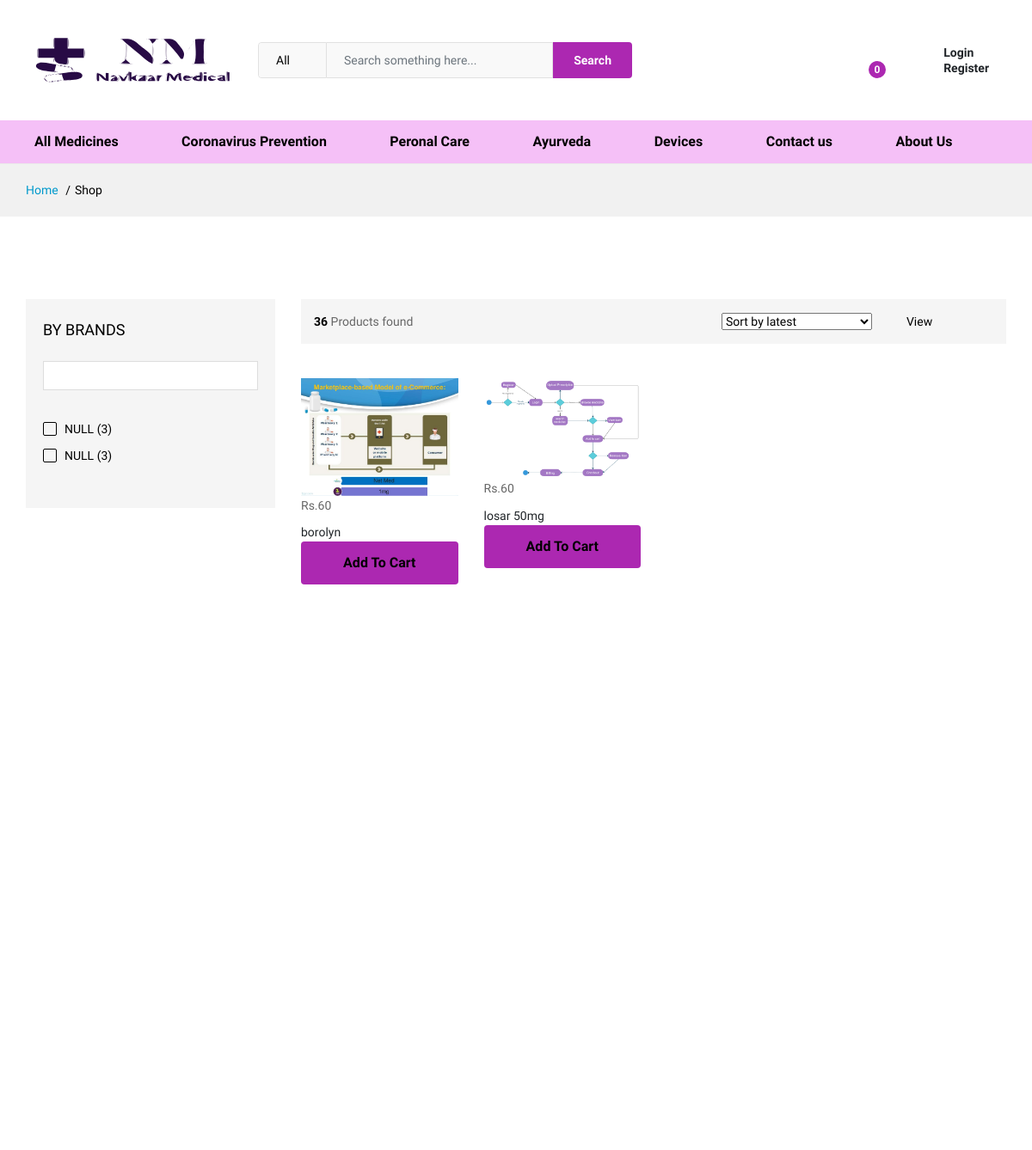
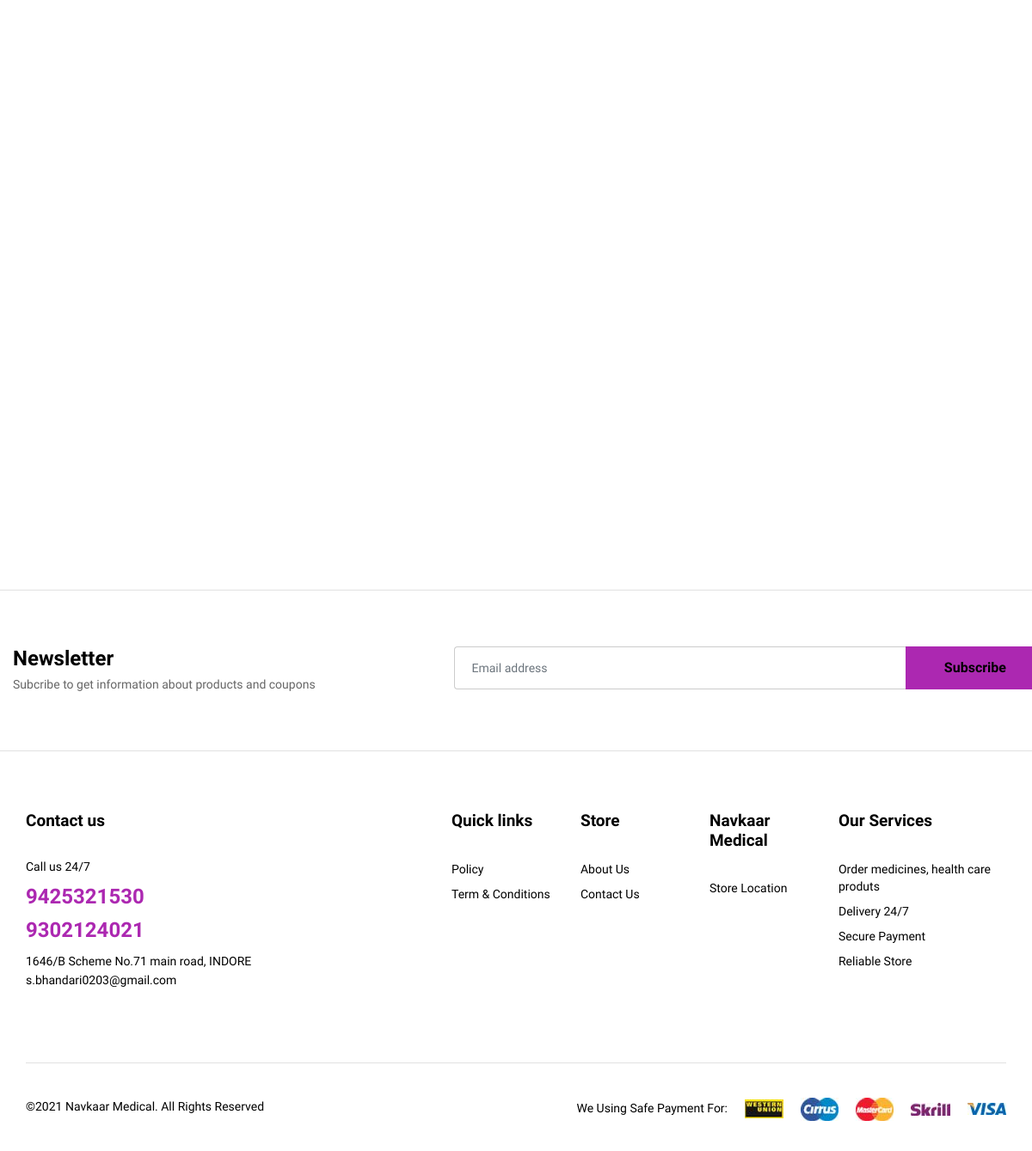
The page /category/3 on the database its author committed (2 pictures, top to bottom).
### main/models.py (models this page shows)
class product(models.Model):
    medicinename=models.CharField(max_length=40)
    productdescription=models.TextField(default="NULL",null=True)
    keyingr=models.TextField(default="NULL",null=True)
    cat_id=models.ForeignKey(product_category, on_delete=models.CASCADE)
    prescriptiontype = (('T','True'),('F','False'))
    productpic = models.ImageField(null=True,blank=True ,upload_to = 'products')
    prescriptionreq = models.TextField(max_length=50, choices = prescriptiontype ,blank=True)
    mrp=models.IntegerField()
    medquantity=models.IntegerField()
    meduses=models.TextField(max_length=80, null=True, default="NULL")
    safetyinfo=models.TextField(default="NULL",null=True)
    brand=models.CharField(max_length=100,null=True ,default="NULL")
    manufracturer=models.CharField(max_length=100 ,default="NULL", null=True)
    def __str__(self):
        return self.medicinename

### main/views.py (the view)
# urls.py: path("category/<int:catid>",views.category, name = 'category'),
def category(request,catid):
    print(catid)
    try:
        spe = product_category.objects.get(pk=catid)
    except:
        return render(request,'main/404-page.html')
    print(spe)
    products_details = product.objects.filter(cat_id=spe)
    print(products_details)
    amount = 0
    cart_product = [p for p in cart.objects.all() if p.cus_id == request.user]
    for p in cart_product:
        tempamount = (p.quantity*p.product_id.mrp)
        amount+=tempamount
    totalpurchased = len(cart_product)
    context = {'spe':spe,'value':products_details,'totalpurchased':totalpurchased}
    return render(request,'main/shop-default.html',context)

### main/models.py (called while the page is built)
    def __str__(self):
        return self.cat_name

### main/templates/main/shop-default.html (shortened to what this page needs)
{% extends "main/test.html" %}
{% load static %}
{% block mainblock %}
    <div class="ps-breadcrumb">
        <div class="ps-container">
            <ul class="breadcrumb">
                <li><a href="index.html">Home</a></li>
                <li>Shop</li>
            </ul>
        </div>
    </div>
    <div class="ps-page--shop">
        <div class="ps-container">
            <div class="ps-shop-banner">
                <div class="ps-carousel--nav-inside owl-slider" data-owl-auto="true" data-owl-loop="true" data-owl-speed="5000" data-owl-gap="0" data-owl-nav="true" data-owl-dots="true" data-owl-item="1" data-owl-item-xs="1" data-owl-item-sm="1" data-owl-item-md="1" data-owl-item-lg="1" data-owl-duration="1000" data-owl-mousedrag="on"></div>
            </div>
            <div class="ps-layout--shop">
                <div class="ps-layout__left">
                    <aside class="widget widget_shop">
                        <h4 class="widget-title">BY BRANDS</h4>
                        <form class="ps-form--widget-search" action="http://nouthemes.net/html/martfury/do_action" method="get">
                            <input class="form-control" type="text" placeholder="">
                            <button><i class="icon-magnifier"></i></button>
                        </form>
                        <figure class="ps-custom-scrollbar" data-height="250">
                            {% for i in value %}
                            <div class="ps-checkbox">
                                <label for="brand-1">{{i.manufracturer}} (3)</label>
                            </div>
                            {% endfor %}
                        </figure>
                    </aside>
                </div>
                <div class="ps-layout__right">
                    <div class="ps-shopping ps-tab-root">
                        <div class="ps-shopping__header">
                            <p><strong> 36</strong> Products found</p>
                            <div class="ps-shopping__actions">
                                <select class="ps-select" data-placeholder="Sort Items">
                                    <option>Sort by latest</option>
                                </select>
                                <div class="ps-shopping__view">
                                    <p>View</p>
                                    <ul class="ps-tab-list">
                                        <li class="active"><a href="#tab-1"><i class="icon-grid"></i></a></li>
                                        <li><a href="#tab-2"><i class="icon-list4"></i></a></li>
                                    </ul>
                                </div>
                            </div>
                        </div>
                        <div class="ps-tabs">
                            <div class="ps-tab active" id="tab-1">
                                <div class="ps-shopping-product">
                                    <div class="row">
                                        {% for j in value %}
                                        <div class="col-xl-2 col-lg-4 col-md-4 col-sm-6 col-6 ">
                                            <div class="ps-product__container">
                                                <div class="ps-product__thumbnail"><a href="{% url 'product_details' j.id %}"><img src="{{ j.productpic.url }}" alt=""></a>
                                                </div>
                                                <p class="ps-product__price sale">Rs.{{ j.mrp }}
                                                </p>
                                                <div class="ps-product__content"><a class="ps-product__title" href="{% url 'product_details' j.id %}">{{ j.medicinename }}</a>
                                                </div>
                                                {% if request.user.is_authenticated %}
                                                <div class="ps-product__add-to-cart"><button class="ps-btn ps-btn--fullwidth itee" pid={{j.id}} id = {{j.id}}>Add To Cart</button></div>
                                                {% else %}
                                                <div class="ps-product__add-to-cart"><a class="ps-btn ps-btn--fullwidth itee" pid={{j.id}} href="{% url 'login' %}">Add To Cart</a></div>
                                                {% endif %}
                                            </div>
                                        </div>
                                        {% endfor %}
                                    </div>
                                </div>
                            </div>
                        </div>
                    </div>
                </div>
            </div>
        </div>
    </div>
    <div class="ps-newsletter">
        <div class="container">
            <form class="ps-form--newsletter" action="http://nouthemes.net/html/martfury/do_action" method="post">
                <div class="row">
                    <div class="col-xl-5 col-lg-12 col-md-12 col-sm-12 col-12 ">
                        <div class="ps-form__left">
                            <h3>Newsletter</h3>
                            <p>Subcribe to get information about products and coupons</p>
                        </div>
                    </div>
                    <div class="col-xl-7 col-lg-12 col-md-12 col-sm-12 col-12 ">
                        <div class="ps-form__right">
                            <div class="form-group--nest">
                                <input class="form-control" type="email" placeholder="Email address">
                                <button class="ps-btn">Subscribe</button>
                            </div>
                        </div>
                    </div>
                </div>
            </form>
        </div>
    </div>
    {% endblock mainblock %}

### rows shown on the page
product: manufracturer "NULL", productpic (picture), mrp "60", medicinename "borolyn"
product: manufracturer "NULL", productpic (picture), mrp "60", medicinename "losar 50mg"

### other values the page prints
{{ totalpurchased }} "0"
